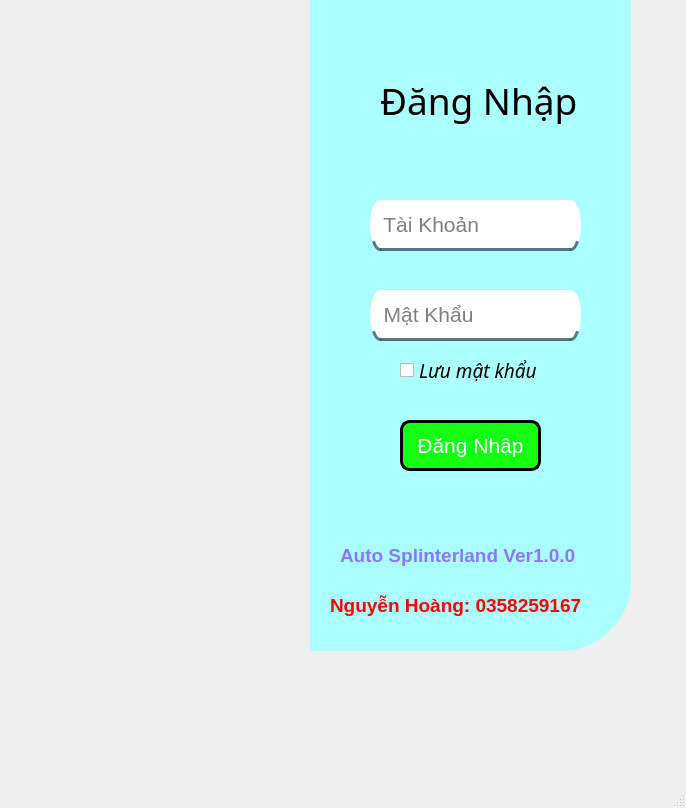
<?xml version="1.0" encoding="UTF-8"?>
<ui version="4.0">
 <class>MainWindow</class>
 <widget class="QMainWindow" name="MainWindow">
  <property name="geometry">
   <rect>
    <x>0</x>
    <y>0</y>
    <width>686</width>
    <height>808</height>
   </rect>
  </property>
  <property name="windowTitle">
   <string>MainWindow</string>
  </property>
  <widget class="QWidget" name="centralwidget">
   <widget class="QWidget" name="widget" native="true">
    <property name="geometry">
     <rect>
      <x>0</x>
      <y>0</y>
      <width>631</width>
      <height>651</height>
     </rect>
    </property>
    <widget class="QLabel" name="label">
     <property name="geometry">
      <rect>
       <x>0</x>
       <y>0</y>
       <width>311</width>
       <height>651</height>
      </rect>
     </property>
     <property name="styleSheet">
      <string notr="true">border-image: url(:/image/nen1.png);
border-top-left-radius: 70px;</string>
     </property>
     <property name="text">
      <string/>
     </property>
    </widget>
    <widget class="QLabel" name="label_2">
     <property name="geometry">
      <rect>
       <x>310</x>
       <y>0</y>
       <width>321</width>
       <height>651</height>
      </rect>
     </property>
     <property name="tabletTracking">
      <bool>false</bool>
     </property>
     <property name="styleSheet">
      <string notr="true">background-color: rgb(170, 255, 255);
border-bottom-right-radius: 70px;</string>
     </property>
     <property name="text">
      <string>  </string>
     </property>
    </widget>
    <widget class="QLabel" name="label_3">
     <property name="geometry">
      <rect>
       <x>380</x>
       <y>60</y>
       <width>201</width>
       <height>81</height>
      </rect>
     </property>
     <property name="font">
      <font>
       <family>OCR A Extended</family>
       <pointsize>28</pointsize>
       <weight>50</weight>
       <bold>false</bold>
      </font>
     </property>
     <property name="cursor">
      <cursorShape>ArrowCursor</cursorShape>
     </property>
     <property name="contextMenuPolicy">
      <enum>Qt::CustomContextMenu</enum>
     </property>
     <property name="layoutDirection">
      <enum>Qt::LeftToRight</enum>
     </property>
     <property name="autoFillBackground">
      <bool>false</bool>
     </property>
     <property name="frameShape">
      <enum>QFrame::NoFrame</enum>
     </property>
     <property name="frameShadow">
      <enum>QFrame::Plain</enum>
     </property>
     <property name="text">
      <string>Đăng Nhập</string>
     </property>
     <property name="textFormat">
      <enum>Qt::AutoText</enum>
     </property>
    </widget>
    <widget class="QLineEdit" name="lineEdit">
     <property name="geometry">
      <rect>
       <x>370</x>
       <y>200</y>
       <width>211</width>
       <height>51</height>
      </rect>
     </property>
     <property name="font">
      <font>
       <pointsize>16</pointsize>
      </font>
     </property>
     <property name="styleSheet">
      <string notr="true">background-color: rgb(255, 255, 255);
border-radius: 10px solid;
border-bottom: 3px solid rgba(46,82,101,200);
color: (0,0,0,240)
padding-bottom: 7px;</string>
     </property>
     <property name="text">
      <string/>
     </property>
     <property name="placeholderText">
      <string>  Tài Khoản</string>
     </property>
    </widget>
    <widget class="QLineEdit" name="lineEdit_2">
     <property name="geometry">
      <rect>
       <x>370</x>
       <y>290</y>
       <width>211</width>
       <height>51</height>
      </rect>
     </property>
     <property name="font">
      <font>
       <pointsize>16</pointsize>
      </font>
     </property>
     <property name="styleSheet">
      <string notr="true">background-color: rgb(255, 255, 255);
border-radius: 10px solid;
border-bottom: 3px solid rgba(46,82,101,200);
color: (0,0,0,240)
padding-bottom: 7px;</string>
     </property>
     <property name="text">
      <string/>
     </property>
     <property name="placeholderText">
      <string>  Mật Khẩu</string>
     </property>
    </widget>
    <widget class="QPushButton" name="pushButton">
     <property name="geometry">
      <rect>
       <x>400</x>
       <y>420</y>
       <width>141</width>
       <height>51</height>
      </rect>
     </property>
     <property name="font">
      <font>
       <pointsize>16</pointsize>
      </font>
     </property>
     <property name="cursor">
      <cursorShape>PointingHandCursor</cursorShape>
     </property>
     <property name="mouseTracking">
      <bool>false</bool>
     </property>
     <property name="styleSheet">
      <string notr="true">background-color: rgb(21, 255, 21);
border: 3px solid;
border-radius: 10px;
color: rgb(255, 255, 255);
</string>
     </property>
     <property name="text">
      <string>Đăng Nhập</string>
     </property>
     <property name="autoRepeat">
      <bool>false</bool>
     </property>
    </widget>
    <widget class="QCheckBox" name="checkBox">
     <property name="enabled">
      <bool>true</bool>
     </property>
     <property name="geometry">
      <rect>
       <x>400</x>
       <y>350</y>
       <width>151</width>
       <height>41</height>
      </rect>
     </property>
     <property name="font">
      <font>
       <family>Bahnschrift</family>
       <pointsize>14</pointsize>
       <weight>50</weight>
       <italic>true</italic>
       <bold>false</bold>
      </font>
     </property>
     <property name="text">
      <string>Lưu mật khẩu</string>
     </property>
    </widget>
    <widget class="QLabel" name="label_4">
     <property name="geometry">
      <rect>
       <x>330</x>
       <y>570</y>
       <width>301</width>
       <height>71</height>
      </rect>
     </property>
     <property name="font">
      <font>
       <pointsize>14</pointsize>
       <weight>75</weight>
       <bold>true</bold>
      </font>
     </property>
     <property name="styleSheet">
      <string notr="true">color: rgb(255, 0, 0);</string>
     </property>
     <property name="text">
      <string>Nguyễn Hoàng: 0358259167</string>
     </property>
    </widget>
    <widget class="QLabel" name="label_5">
     <property name="geometry">
      <rect>
       <x>340</x>
       <y>520</y>
       <width>301</width>
       <height>71</height>
      </rect>
     </property>
     <property name="font">
      <font>
       <pointsize>14</pointsize>
       <weight>75</weight>
       <bold>true</bold>
      </font>
     </property>
     <property name="styleSheet">
      <string notr="true">color: rgb(139, 119, 255);</string>
     </property>
     <property name="text">
      <string>Auto Splinterland Ver1.0.0</string>
     </property>
    </widget>
   </widget>
  </widget>
  <widget class="QMenuBar" name="menubar">
   <property name="geometry">
    <rect>
     <x>0</x>
     <y>0</y>
     <width>686</width>
     <height>21</height>
    </rect>
   </property>
  </widget>
  <widget class="QStatusBar" name="statusbar"/>
 </widget>
 <resources>
  <include location="rec.qrc"/>
 </resources>
 <connections/>
</ui>
